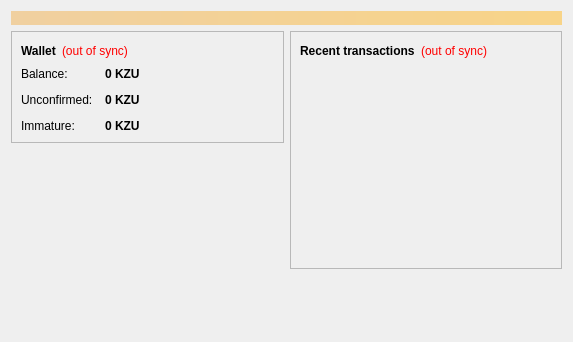
<?xml version="1.0" encoding="UTF-8"?>
<ui version="4.0">
 <class>OverviewPage</class>
 <widget class="QWidget" name="OverviewPage">
  <property name="geometry">
   <rect>
    <x>0</x>
    <y>0</y>
    <width>573</width>
    <height>342</height>
   </rect>
  </property>
  <property name="windowTitle">
   <string>Form</string>
  </property>
  <layout class="QVBoxLayout" name="topLayout">
   <item>
    <widget class="QLabel" name="labelAlerts">
     <property name="visible">
      <bool>false</bool>
     </property>
     <property name="styleSheet">
      <string notr="true">background-color: qlineargradient(x1: 0, y1: 0, x2: 1, y2: 0, stop:0 #F0D0A0, stop:1 #F8D488); color:#000000;</string>
     </property>
     <property name="wordWrap">
      <bool>true</bool>
     </property>
     <property name="margin">
      <number>3</number>
     </property>
    </widget>
   </item>
   <item>
    <layout class="QHBoxLayout" name="horizontalLayout" stretch="1,1">
     <item>
      <layout class="QVBoxLayout" name="verticalLayout_2">
       <item>
        <widget class="QFrame" name="frame">
         <property name="frameShape">
          <enum>QFrame::StyledPanel</enum>
         </property>
         <property name="frameShadow">
          <enum>QFrame::Raised</enum>
         </property>
         <layout class="QVBoxLayout" name="verticalLayout_4">
          <item>
           <layout class="QHBoxLayout" name="horizontalLayout_4">
            <item>
             <widget class="QLabel" name="label_5">
              <property name="font">
               <font>
                <weight>75</weight>
                <bold>true</bold>
               </font>
              </property>
              <property name="text">
               <string>Wallet</string>
              </property>
             </widget>
            </item>
            <item>
             <widget class="QLabel" name="labelWalletStatus">
              <property name="toolTip">
               <string>The displayed information may be out of date. Your wallet automatically synchronizes with the Kazukoin network after a connection is established, but this process has not completed yet.</string>
              </property>
              <property name="styleSheet">
               <string notr="true">QLabel { color: red; }</string>
              </property>
              <property name="text">
               <string notr="true">(out of sync)</string>
              </property>
              <property name="alignment">
               <set>Qt::AlignLeading|Qt::AlignLeft|Qt::AlignVCenter</set>
              </property>
             </widget>
            </item>
            <item>
             <spacer name="horizontalSpacer_2">
              <property name="orientation">
               <enum>Qt::Horizontal</enum>
              </property>
              <property name="sizeHint" stdset="0">
               <size>
                <width>40</width>
                <height>20</height>
               </size>
              </property>
             </spacer>
            </item>
           </layout>
          </item>
          <item>
           <layout class="QFormLayout" name="formLayout_2">
            <property name="fieldGrowthPolicy">
             <enum>QFormLayout::AllNonFixedFieldsGrow</enum>
            </property>
            <property name="horizontalSpacing">
             <number>12</number>
            </property>
            <property name="verticalSpacing">
             <number>12</number>
            </property>
            <item row="0" column="0">
             <widget class="QLabel" name="label">
              <property name="text">
               <string>Balance:</string>
              </property>
             </widget>
            </item>
            <item row="0" column="1">
             <widget class="QLabel" name="labelBalance">
              <property name="font">
               <font>
                <weight>75</weight>
                <bold>true</bold>
               </font>
              </property>
              <property name="cursor">
               <cursorShape>IBeamCursor</cursorShape>
              </property>
              <property name="toolTip">
               <string>Your current balance</string>
              </property>
              <property name="text">
               <string notr="true">0 KZU</string>
              </property>
              <property name="textInteractionFlags">
               <set>Qt::LinksAccessibleByMouse|Qt::TextSelectableByKeyboard|Qt::TextSelectableByMouse</set>
              </property>
             </widget>
            </item>
            <item row="1" column="0">
             <widget class="QLabel" name="label_3">
              <property name="text">
               <string>Unconfirmed:</string>
              </property>
             </widget>
            </item>
            <item row="1" column="1">
             <widget class="QLabel" name="labelUnconfirmed">
              <property name="font">
               <font>
                <weight>75</weight>
                <bold>true</bold>
               </font>
              </property>
              <property name="cursor">
               <cursorShape>IBeamCursor</cursorShape>
              </property>
              <property name="toolTip">
               <string>Total of transactions that have yet to be confirmed, and do not yet count toward the current balance</string>
              </property>
              <property name="text">
               <string notr="true">0 KZU</string>
              </property>
              <property name="textInteractionFlags">
               <set>Qt::LinksAccessibleByMouse|Qt::TextSelectableByKeyboard|Qt::TextSelectableByMouse</set>
              </property>
             </widget>
            </item>
            <item row="2" column="0">
             <widget class="QLabel" name="labelImmatureText">
              <property name="text">
               <string>Immature:</string>
              </property>
             </widget>
            </item>
            <item row="2" column="1">
             <widget class="QLabel" name="labelImmature">
              <property name="font">
               <font>
                <weight>75</weight>
                <bold>true</bold>
               </font>
              </property>
              <property name="toolTip">
               <string>Mined balance that has not yet matured</string>
              </property>
              <property name="text">
               <string notr="true">0 KZU</string>
              </property>
              <property name="textInteractionFlags">
               <set>Qt::LinksAccessibleByMouse|Qt::TextSelectableByKeyboard|Qt::TextSelectableByMouse</set>
              </property>
             </widget>
            </item>
           </layout>
          </item>
         </layout>
        </widget>
       </item>
       <item>
        <spacer name="verticalSpacer">
         <property name="orientation">
          <enum>Qt::Vertical</enum>
         </property>
         <property name="sizeHint" stdset="0">
          <size>
           <width>20</width>
           <height>40</height>
          </size>
         </property>
        </spacer>
       </item>
      </layout>
     </item>
     <item>
      <layout class="QVBoxLayout" name="verticalLayout_3">
       <item>
        <widget class="QFrame" name="frame_2">
         <property name="frameShape">
          <enum>QFrame::StyledPanel</enum>
         </property>
         <property name="frameShadow">
          <enum>QFrame::Raised</enum>
         </property>
         <layout class="QVBoxLayout" name="verticalLayout">
          <item>
           <layout class="QHBoxLayout" name="horizontalLayout_2">
            <item>
             <widget class="QLabel" name="label_4">
              <property name="text">
               <string>&lt;b&gt;Recent transactions&lt;/b&gt;</string>
              </property>
             </widget>
            </item>
            <item>
             <widget class="QLabel" name="labelTransactionsStatus">
              <property name="toolTip">
               <string>The displayed information may be out of date. Your wallet automatically synchronizes with the Kazukoin network after a connection is established, but this process has not completed yet.</string>
              </property>
              <property name="styleSheet">
               <string notr="true">QLabel { color: red; }</string>
              </property>
              <property name="text">
               <string notr="true">(out of sync)</string>
              </property>
              <property name="alignment">
               <set>Qt::AlignRight|Qt::AlignTrailing|Qt::AlignVCenter</set>
              </property>
             </widget>
            </item>
            <item>
             <spacer name="horizontalSpacer">
              <property name="orientation">
               <enum>Qt::Horizontal</enum>
              </property>
              <property name="sizeHint" stdset="0">
               <size>
                <width>40</width>
                <height>20</height>
               </size>
              </property>
             </spacer>
            </item>
           </layout>
          </item>
          <item>
           <widget class="QListView" name="listTransactions">
            <property name="styleSheet">
             <string notr="true">QListView { background: transparent; }</string>
            </property>
            <property name="frameShape">
             <enum>QFrame::NoFrame</enum>
            </property>
            <property name="verticalScrollBarPolicy">
             <enum>Qt::ScrollBarAlwaysOff</enum>
            </property>
            <property name="horizontalScrollBarPolicy">
             <enum>Qt::ScrollBarAlwaysOff</enum>
            </property>
            <property name="selectionMode">
             <enum>QAbstractItemView::NoSelection</enum>
            </property>
           </widget>
          </item>
         </layout>
        </widget>
       </item>
       <item>
        <spacer name="verticalSpacer_2">
         <property name="orientation">
          <enum>Qt::Vertical</enum>
         </property>
         <property name="sizeHint" stdset="0">
          <size>
           <width>20</width>
           <height>40</height>
          </size>
         </property>
        </spacer>
       </item>
      </layout>
     </item>
    </layout>
   </item>
  </layout>
 </widget>
 <resources/>
 <connections/>
</ui>
